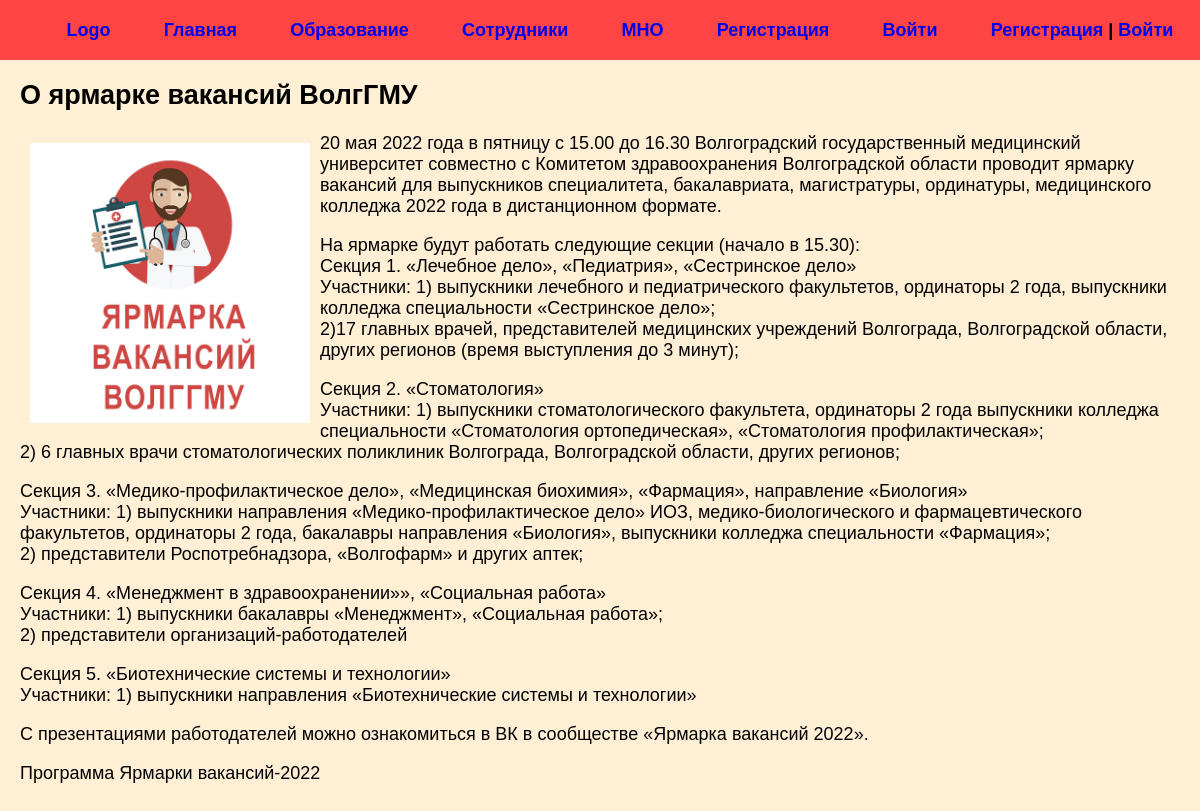
/post/o-yarmarke-vakansij-volggmu/, run on the app's committed database.
### department/models.py (models this page shows, shortened)
class News(models.Model):
    title = models.CharField(max_length=255, verbose_name='Название')
    slug = models.SlugField(max_length=255, unique=True, db_index=True, verbose_name='URL')
    content = models.TextField(blank=True, verbose_name='Контент')
    photo = models.ImageField(upload_to='photos/%Y/%m/%d', blank=True, verbose_name='Фото')
    time_created = models.DateTimeField(auto_now_add=True, verbose_name='Дата публикации')
    time_update = models.DateTimeField(auto_now=True, verbose_name='Дата обновления')
    is_published = models.BooleanField(default=True, verbose_name='Опубликовано')
    cat = models.ForeignKey('Category', on_delete=models.PROTECT, verbose_name='Категория')
    def __str__(self):
        return self.title
    class Meta:
        verbose_name = 'Новость'
        verbose_name_plural = 'Новости'
        ordering = ['-time_created']

### department/views.py (the view)
# urls.py: path('post/<slug:post_slug>/', ShowPost.as_view(), name='post'),
class ShowPost(DataMixin, DetailView):
    model = News
    template_name = 'department/post.html'
    context_object_name = 'post'
    slug_url_kwarg = 'post_slug'
    def get_context_data(self, *, object_list=None, **kwargs):
        context = super().get_context_data(**kwargs)
        c_def = self.get_user_context(title=context['post'])
        return dict(list(context.items()) + list(c_def.items()))

### department/utils.py (called while the page is built)
    def get_user_context(self, **kwargs):
        context = kwargs
        cats = Category.objects.all()
        user_menu = menu.copy()
        if not self.request.user.is_authenticated:
            user_menu.pop(1)
        context['menu'] = user_menu
        context['cats'] = cats
        return context

### department/templates/department/post.html
{% extends 'department/base.html'%}
{% block content %}
<div class="post">
    <h2>{{ post.title }}</h2>
    {% if post.photo %}
    <a href=""><img src="{{ post.photo.url}}" alt="" class="image"></a>
    {% endif %}
    {{ post.content | linebreaks }}
</div>
{% endblock %}

### department/static/css/style.css (style rules this page uses)
body { background: #FFEFD5; margin: 0; padding: 0; font-family: Verdana, Geneva, Tahoma, sans-serif; }
a { text-decoration: none; }
.image { width: 120px; float: left; padding: 10px; box-sizing: border-box; }
.post h2 { margin-top: 0; }
.post { font-size: 18px; padding: 20px; box-sizing: border-box; }
.post img { width: 300px; }

### data on the page
News: title "О ярмарке вакансий ВолгГМУ", photo (picture), content "20 мая 2022 года в пятницу с 15.00 до 16.30 Волгоградский государственный медицинский университет совместно с Комитетом здравоохранения Волгоградской области проводит ярмарку вакансий для выпускников специалитета, бакалавриата, магистратуры, ординатуры, медицинского колледжа 2022 года в дистанционном формате. На ярмарке будут работать следующие секции (начало в 15.30): Секция 1. «Лечебное дело», «Педиатрия», «Сестринское дело» Участники: 1) выпускники лечебного и педиатрического факультетов, ординаторы 2 года, выпускники колледжа специальности «Сестринское дело»; 2)17 главных врачей, представителей медицинских учреждений Волгограда, Волгоградской области, других регионов (время выступления…"

### other printed values
{{ m.title }} "Главная" "Образование" "Сотрудники" "МНО" "Регистрация" "Войти"
